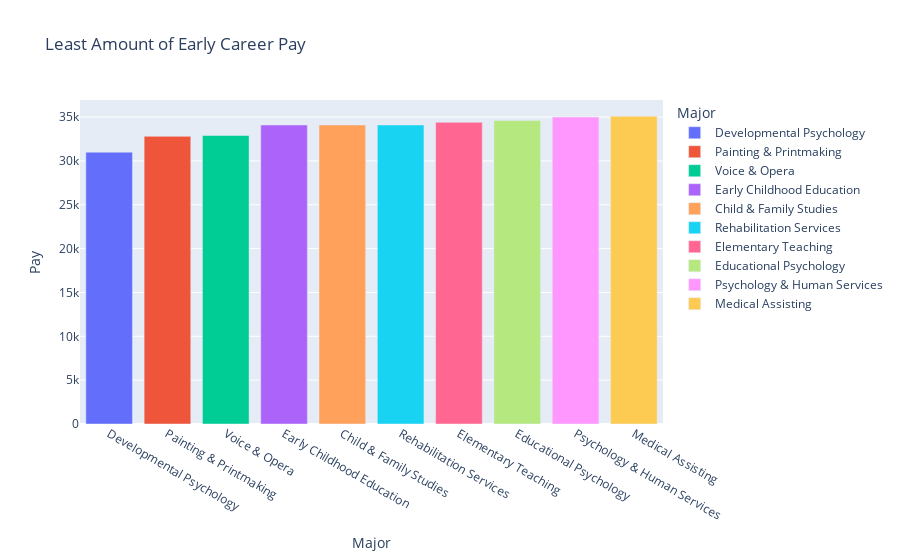

Notebook source saved alongside this figure:
### Markdown cell above
<h1>Which majors have the least amount of pay when starting their early career?</h1>
The majors that have the least amount of pay are jobs thats require communication with patients or interaction of youths. Perhaps the reason is that some of the majors requires additional education, or experience to increase value to their pay.

### Code cell
bottom_10_early = df[['Major','Early-Career Pay']].sort_values('Early-Career Pay', ascending=True).head(10)

fig = px.bar(bottom_10_early, x=bottom_10_early['Major'], y=bottom_10_early['Early-Career Pay'], 
             title='Least Amount of Early Career Pay', color=bottom_10_early['Major'])
fig.update_layout(xaxis_title='Major', 
                          yaxis_title='Pay')
fig.show()

### Figure 1 — Plotly figure (JSON) as saved in the notebook; plotly's stock layout.template omitted (floating-point values rounded to 4 significant figures)
{"data": [{"alignmentgroup": "True", "hovertemplate": "Major=%{x}<br>Early-Career Pay=%{y}<extra></extra>", "legendgroup": "Developmental Psychology", "marker": {"color": "#636efa"}, "name": "Developmental Psychology", "offsetgroup": "Developmental Psychology", "orientation": "v", "showlegend": true, "textposition": "auto", "type": "bar", "x": ["Developmental Psychology"], "xaxis": "x", "y": [31000], "yaxis": "y"}, {"alignmentgroup": "True", "hovertemplate": "Major=%{x}<br>Early-Career Pay=%{y}<extra></extra>", "legendgroup": "Painting & Printmaking", "marker": {"color": "#EF553B"}, "name": "Painting & Printmaking", "offsetgroup": "Painting & Printmaking", "orientation": "v", "showlegend": true, "textposition": "auto", "type": "bar", "x": ["Painting & Printmaking"], "xaxis": "x", "y": [32800], "yaxis": "y"}, {"alignmentgroup": "True", "hovertemplate": "Major=%{x}<br>Early-Career Pay=%{y}<extra></extra>", "legendgroup": "Voice & Opera", "marker": {"color": "#00cc96"}, "name": "Voice & Opera", "offsetgroup": "Voice & Opera", "orientation": "v", "showlegend": true, "textposition": "auto", "type": "bar", "x": ["Voice & Opera"], "xaxis": "x", "y": [32900], "yaxis": "y"}, {"alignmentgroup": "True", "hovertemplate": "Major=%{x}<br>Early-Career Pay=%{y}<extra></extra>", "legendgroup": "Early Childhood Education", "marker": {"color": "#ab63fa"}, "name": "Early Childhood Education", "offsetgroup": "Early Childhood Education", "orientation": "v", "showlegend": true, "textposition": "auto", "type": "bar", "x": ["Early Childhood Education"], "xaxis": "x", "y": [34100], "yaxis": "y"}, {"alignmentgroup": "True", "hovertemplate": "Major=%{x}<br>Early-Career Pay=%{y}<extra></extra>", "legendgroup": "Child & Family Studies", "marker": {"color": "#FFA15A"}, "name": "Child & Family Studies", "offsetgroup": "Child & Family Studies", "orientation": "v", "showlegend": true, "textposition": "auto", "type": "bar", "x": ["Child & Family Studies"], "xaxis": "x", "y": [34100], "yaxis": "y"}, {"alignmentgroup": "True", "hovertemplate": "Major=%{x}<br>Early-Career Pay=%{y}<extra></extra>", "legendgroup": "Rehabilitation Services", "marker": {"color": "#19d3f3"}, "name": "Rehabilitation Services", "offsetgroup": "Rehabilitation Services", "orientation": "v", "showlegend": true, "textposition": "auto", "type": "bar", "x": ["Rehabilitation Services"], "xaxis": "x", "y": [34100], "yaxis": "y"}, {"alignmentgroup": "True", "hovertemplate": "Major=%{x}<br>Early-Career Pay=%{y}<extra></extra>", "legendgroup": "Elementary Teaching", "marker": {"color": "#FF6692"}, "name": "Elementary Teaching", "offsetgroup": "Elementary Teaching", "orientation": "v", "showlegend": true, "textposition": "auto", "type": "bar", "x": ["Elementary Teaching"], "xaxis": "x", "y": [34400], "yaxis": "y"}, {"alignmentgroup": "True", "hovertemplate": "Major=%{x}<br>Early-Career Pay=%{y}<extra></extra>", "legendgroup": "Educational Psychology", "marker": {"color": "#B6E880"}, "name": "Educational Psychology", "offsetgroup": "Educational Psychology", "orientation": "v", "showlegend": true, "textposition": "auto", "type": "bar", "x": ["Educational Psychology"], "xaxis": "x", "y": [34600], "yaxis": "y"}, {"alignmentgroup": "True", "hovertemplate": "Major=%{x}<br>Early-Career Pay=%{y}<extra></extra>", "legendgroup": "Psychology & Human Services", "marker": {"color": "#FF97FF"}, "name": "Psychology & Human Services", "offsetgroup": "Psychology & Human Services", "orientation": "v", "showlegend": true, "textposition": "auto", "type": "bar", "x": ["Psychology & Human Services"], "xaxis": "x", "y": [35000], "yaxis": "y"}, {"alignmentgroup": "True", "hovertemplate": "Major=%{x}<br>Early-Career Pay=%{y}<extra></extra>", "legendgroup": "Medical Assisting", "marker": {"color": "#FECB52"}, "name": "Medical Assisting", "offsetgroup": "Medical Assisting", "orientation": "v", "showlegend": true, "textposition": "auto", "type": "bar", "x": ["Medical Assisting"], "xaxis": "x", "y": [35100], "yaxis": "y"}], "layout": {"barmode": "relative", "legend": {"title": {"text": "Major"}, "tracegroupgap": 0}, "title": {"text": "Least Amount of Early Career Pay"}, "xaxis": {"anchor": "y", "categoryarray": ["Developmental Psychology", "Painting & Printmaking", "Voice & Opera", "Early Childhood Education", "Child & Family Studies", "Rehabilitation Services", "Elementary Teaching", "Educational Psychology", "Psychology & Human Services", "Medical Assisting"], "categoryorder": "array", "domain": [0, 1], "title": {"text": "Major"}}, "yaxis": {"anchor": "x", "domain": [0, 1], "title": {"text": "Pay"}}}}
